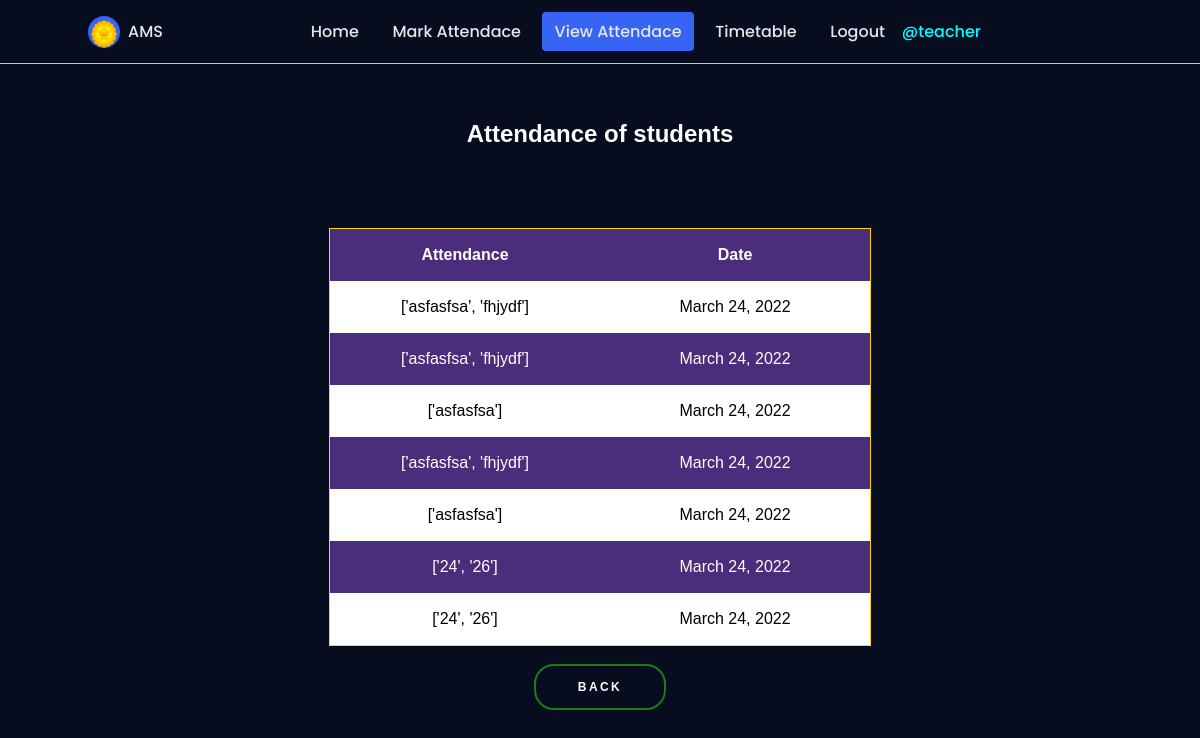
Before: /viewattend/2/ (signed in) with the older database file.
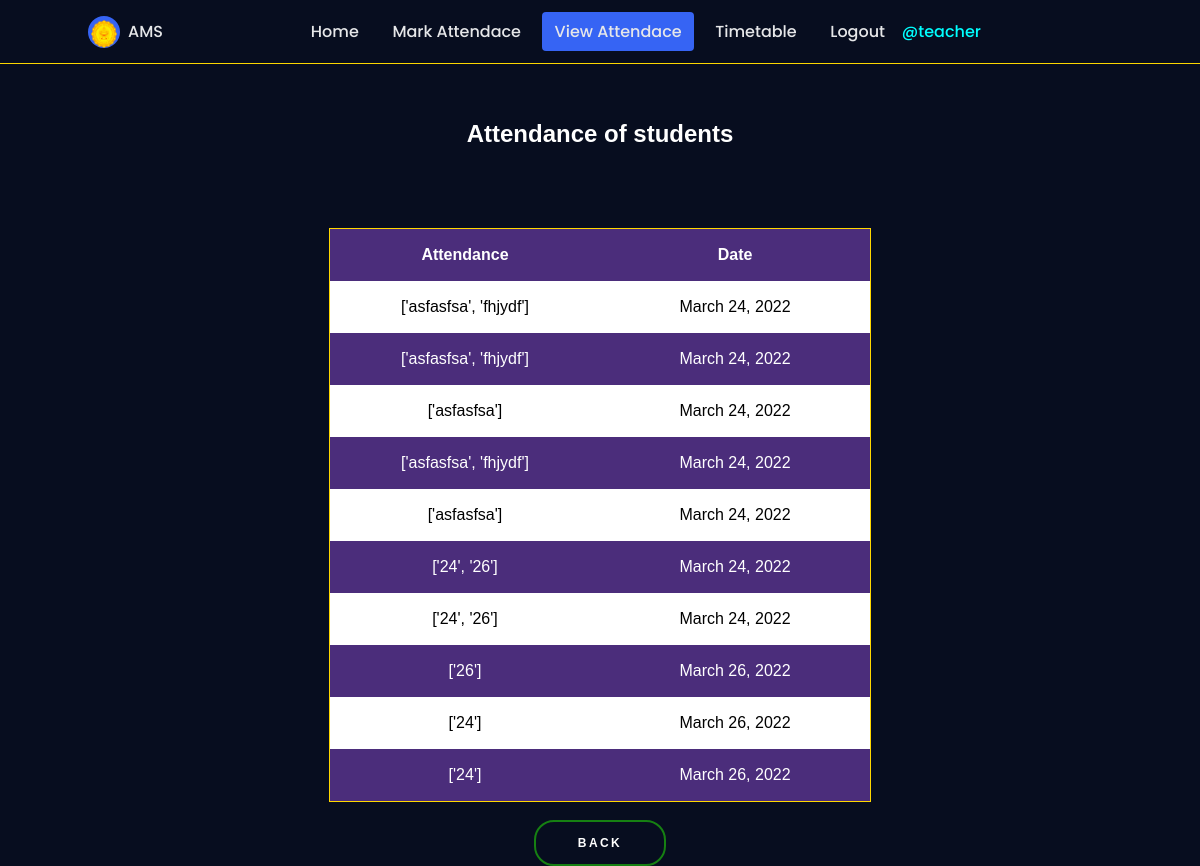
After: the same page with the newer database file.
### attendance_management_system/models.py (models this page shows, shortened)
class Attendance(models.Model):
    classname = models.CharField(max_length=40, default=None)
    attendrecord = models.CharField(max_length=40, default=None)
    date = models.DateField(default=None)

### attendance_management_system/views.py (the view)
# urls.py: path('viewattend/<str:pk>/',views.viewattend, name="viewattend"),
@login_required(login_url='/login')
def viewattend(request, pk):
    classname = Attendance.objects.filter(classname=pk)
    context={'classname': classname}
    return render(request, 'viewattendance.html', context)

### templates/viewattendance.html (shortened to what this page needs)
<!DOCTYPE html>
<html lang="en">
{% load static %}
<head>
    <link href="https://stackpath.bootstrapcdn.com/font-awesome/4.7.0/css/font-awesome.min.css" rel="stylesheet">
    <link rel="stylesheet" href="{% static '/viewattendance/css/styles.css' %}">
</head>
<body>
    <header class="header">
        <nav class="nav" id="nav-menu">
            <div class="nav__content bd-grid">
                <div class="nav__perfil">
                    <div class="nav__img">
                        <img src="static/viewattendance/img/2.png" alt="">
                    </div>
                    <div>
                        <a href="#" class="nav__name">AMS</a>
                    </div>
                </div>
                <div class="nav__menu">
                    <ul class="nav__list">
                        <li class="nav__item"><a href="{% url 'home' %}" class="nav__link">Home</a></li>
                        <li class="nav__item"><a href="{% url 'teacherhome' %}" class="nav__link">Mark Attendace</a></li>
                        <li class="nav__item"><a href="{% url 'viewattendance' %}" class="nav__link active">View Attendace</a></li>
                        <li class="nav__item"><a href="{% url 'timetable' %}" class="nav__link">Timetable</a></li>
                        {% if request.user.is_authenticated %}
                        <li class="nav__item"><a href="{% url 'logout' %}" class="nav__link">Logout</a></li>
                        <span style="color:cyan;">@{{request.user.username}}</span>
                        {% else %}
                        <li class="nav__item"><a href="{% url 'login' %}" class="nav__link">Login</a></li>
                        {% endif %}
                    </ul>
                </div>
            </div>
        </nav>
    </header>
    <div class="container">
        <h2>Attendance of students</h2>
        <table class="table">
            <tr>
                <th>Attendance</th>
                <th>Date</th>
            </tr>
            {% for view in classname %}
            <tr>
                <td>{{view.attendrecord}}</td>
                <td>{{view.date}}</td>
            </tr>
            {% endfor %}
        </table><br>
        <input type="button" class="submit" value="BACK" onclick="window.location.href='viewattendancehome.html' " />
    </div>
</body>
</html>

### static/viewattendance/css/styles.css (style rules this page uses)
:root { --header-height: 3rem; --first-color: #3664F4; --dark-color: #070D1F; --dark-color-alt: #282B3A; --white-color: #E6E7E9; --body-font: 'Poppins', sans-serif; --normal-font-size: .938rem; --small-font-size: .813rem; --z-fixed: 100; }
@media screen and (min-width: 768px) { :root { --normal-font-size: 1rem; --small-font-size: .875rem; } }
table { border-collapse: collapse; text-align: center; border-color: black; margin-left: 37%; margin-top: 20px; color: black; border: 1px solid gold; animation: Slide_Up 0.8s ease; }
.container { align-items: center; font-family: sans-serif; text-align: center; margin-top: 15vh; }
table.table { margin-left: auto; margin-right: auto; margin-top: 10vh; }
tr:nth-child(odd) { background-color: hsl(263, 46%, 33%); color: white; }
tr:nth-child(even) { background-color: white; }
h2 { text-align: center; color: white; margin-top: 90px; animation: Slide_Up 0.8s ease; }
tr, th, td { padding: 17px; width: 30%; }
body { margin: var(--header-height) 0 0 0; font-family: var(--body-font); font-size: var(--normal-font-size); font-weight: 500; background-color: var(--dark-color); }
ul { margin: 0; padding: 0; list-style: none; }
a { text-decoration: none; }
img { max-width: 100%; height: 100%; }
.submit { position: relative; background: transparent; border: 2px solid rgb(22, 128, 18); padding: 14px 42px; border-radius: 20px; cursor: pointer; overflow: hidden; outline: none; font-weight: bold; font-size: 12px; color: white; letter-spacing: .2em; transition: all .2s ease; animation: Slide_Up 0.8s ease; }
.bd-grid { max-width: 1024px; display: -ms-grid; display: grid; -ms-grid-columns: 100%; grid-template-columns: 100%; margin-left: 1.5rem; margin-right: 1.5rem; }
.header { width: 100%; height: var(--header-height); position: fixed; top: 0; left: 0; padding: 0 1.5rem; background-color: transparent; z-index: var(--z-fixed); display: -webkit-box; display: -ms-flexbox; display: flex; -webkit-box-pack: justify; -ms-flex-pack: justify; justify-content: space-between; -webkit-box-align: center; -ms-flex-align: center; align-items: center; border-bottom: 1px solid rgb(252, 214, 0); animation: Slide_Up 0.8s ease; }
.nav__content { height: 100%; -ms-grid-rows: max-content 1fr max-content; grid-template-rows: -webkit-max-content 1fr -webkit-max-content; grid-template-rows: max-content 1fr max-content; row-gap: 2rem; }
.nav__img { display: -webkit-box; display: -ms-flexbox; display: flex; -webkit-box-pack: center; -ms-flex-pack: center; justify-content: center; padding-top: .25rem; margin-bottom: .8rem; width: 56px; height: 56px; background-color: var(--first-color); border-radius: 50%; overflow: hidden; }
.nav__img img { width: 46px; }
.nav__name { display: block; color: var(--white-color); }
.nav__menu { -ms-flex-item-align: center; -ms-grid-row-align: center; align-self: center; }
.nav__item { margin: 2.5rem 0; }
.nav__link { color: var(--white-color); }
.active { color: var(--first-color); }
@media screen and (min-width: 768px) { body { margin: 0; } }
@media screen and (min-width: 768px) { .header { height: calc(var(--header-height) + 1rem); } }
@media screen and (min-width: 768px) { .nav { width: 100%; } }
@media screen and (min-width: 768px) { .nav__content { -ms-grid-columns: (max-content)[3]; grid-template-columns: repeat(3, -webkit-max-content); grid-template-columns: repeat(3, max-content); -ms-grid-rows: 1fr; grid-template-rows: 1fr; -webkit-column-gap: 1rem; column-gap: 1rem; -webkit-box-pack: justify; -ms-flex-pack: justify; justify-content: space-between; } }
@media screen and (min-width: 768px) { .nav__perfil { display: -webkit-box; display: -ms-flexbox; display: flex; -webkit-box-align: center; -ms-flex-align: center; align-items: center; } }
@media screen and (min-width: 768px) { .nav__img { width: 32px; height: 32px; margin-right: .5rem; margin-bottom: 0; -webkit-box-align: center; -ms-flex-align: center; align-items: center; } }
@media screen and (min-width: 768px) { .nav__img img { width: 26px; } }
@media screen and (min-width: 768px) { .nav__list { display: -webkit-box; display: -ms-flexbox; display: flex; } }
@media screen and (min-width: 768px) { .nav__item { margin: 0 .25rem; } }
@media screen and (min-width: 768px) { .nav__link { padding: .5rem .8rem; border-radius: .25rem; } }
@media screen and (min-width: 768px) { .active { background-color: var(--first-color); color: var(--white-color); } }

Changed rows visible on the page:
added Attendance: attendrecord "['26']", date "March 26, 2022"
added Attendance: attendrecord "['24']", date "March 26, 2022"
added Attendance: attendrecord "['24']", date "March 26, 2022"
